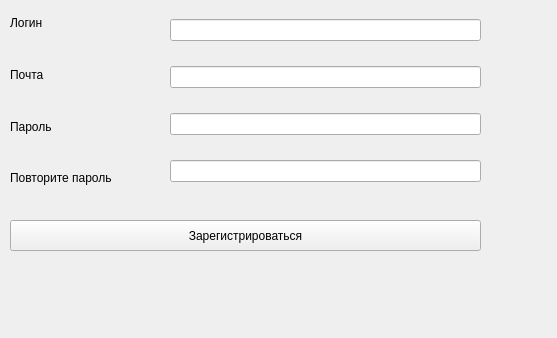
<?xml version="1.0" encoding="UTF-8"?>
<ui version="4.0">
 <class>Form</class>
 <widget class="QWidget" name="Form">
  <property name="geometry">
   <rect>
    <x>0</x>
    <y>0</y>
    <width>557</width>
    <height>338</height>
   </rect>
  </property>
  <property name="windowTitle">
   <string>Регистрация</string>
  </property>
  <widget class="QWidget" name="verticalLayoutWidget_2">
   <property name="geometry">
    <rect>
     <x>10</x>
     <y>0</y>
     <width>141</width>
     <height>201</height>
    </rect>
   </property>
   <layout class="QVBoxLayout" name="verticalLayout_2">
    <item>
     <widget class="QLabel" name="label">
      <property name="text">
       <string>Логин</string>
      </property>
     </widget>
    </item>
    <item>
     <widget class="QLabel" name="label_2">
      <property name="text">
       <string>Почта</string>
      </property>
     </widget>
    </item>
    <item>
     <widget class="QLabel" name="label_3">
      <property name="text">
       <string>Пароль</string>
      </property>
     </widget>
    </item>
    <item>
     <widget class="QLabel" name="label_4">
      <property name="text">
       <string>Повторите пароль</string>
      </property>
     </widget>
    </item>
   </layout>
  </widget>
  <widget class="QWidget" name="verticalLayoutWidget">
   <property name="geometry">
    <rect>
     <x>170</x>
     <y>0</y>
     <width>311</width>
     <height>201</height>
    </rect>
   </property>
   <layout class="QVBoxLayout" name="verticalLayout">
    <item>
     <widget class="QLineEdit" name="logEdit"/>
    </item>
    <item>
     <widget class="QLineEdit" name="mailEdit"/>
    </item>
    <item>
     <widget class="QLineEdit" name="pasEdit"/>
    </item>
    <item>
     <widget class="QLineEdit" name="pasEdit2"/>
    </item>
   </layout>
  </widget>
  <widget class="QPushButton" name="regButton">
   <property name="geometry">
    <rect>
     <x>10</x>
     <y>220</y>
     <width>471</width>
     <height>31</height>
    </rect>
   </property>
   <property name="text">
    <string>Зарегистрироваться</string>
   </property>
  </widget>
  <widget class="QLabel" name="errors">
   <property name="geometry">
    <rect>
     <x>20</x>
     <y>275</y>
     <width>501</width>
     <height>31</height>
    </rect>
   </property>
   <property name="text">
    <string/>
   </property>
  </widget>
 </widget>
 <resources/>
 <connections/>
</ui>
